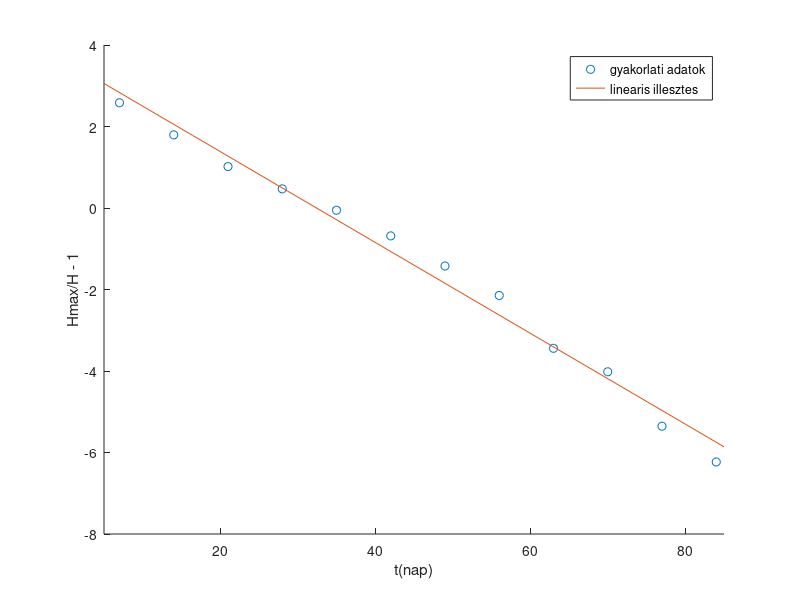
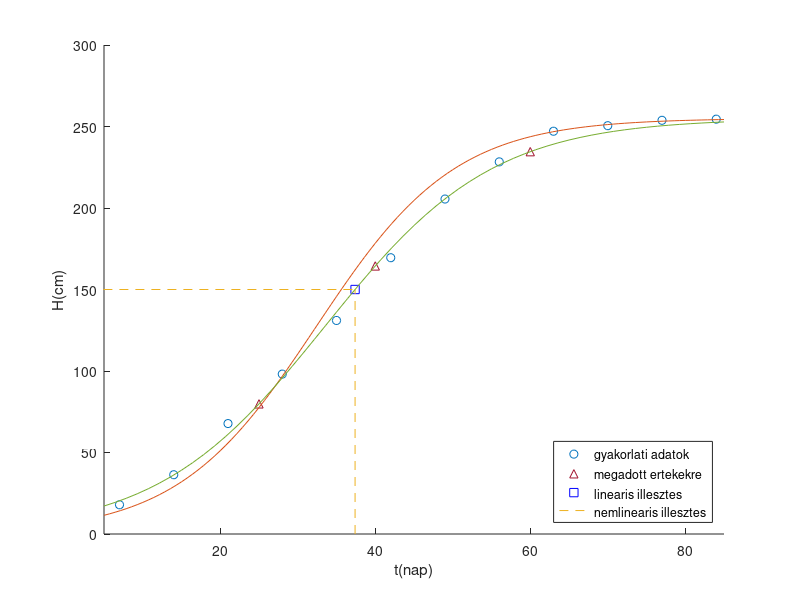

Write the MATLAB code that produced these figures, in order.
clc (), clear (), close( 'all' )

%Adatok
H = [ 17.93, 36.36, 67.76, 98.10, 131.0, 169.5, 205.5, 228.3, 247.1, 250.5, 253.8, 254.5 ];
t = 7:7:84; %nap
Hmax = 255; %cm
y = log( Hmax ./ H - 1 );
t_intv = [5,85];
t1 = [25, 40, 60];

%Megoldas - Linearis
eredm_lin = polyfit( t, y, 1);
B_lin = - eredm_lin(1);
A_lin = exp(eredm_lin(2));


%Megoldas - Nemlinearis
fgv_H_lsqcf = @ (alfa, T) Hmax ./(1 + alfa(1) * exp(-alfa(2)*T));
kezd_ertk = [ 50, 1 ];
eredm_nlin = lsqcurvefit( fgv_H_lsqcf, kezd_ertk, t, H );
A_nlin = eredm_nlin(1);
B_nlin = eredm_nlin(2);

%Fuggveny
fgv_nap = @ (T) -B_lin * T + log(A_lin);
fgv_H_lin = @ (T) Hmax ./(1 + A_lin * exp(-B_lin*T));
fgv_H_nlin = @ (T) Hmax ./(1 + A_nlin * exp(-B_nlin*T));

%Szamitasok
H1 = fgv_H_nlin(t1);
H2 = 150; %cm
t2 = (log(A_nlin)- log( Hmax/H2 - 1))./B_nlin

%Abrazolas
figure('Name', 'Egyenes illesztese');
hold('on');
plot(t, y, 'o');
fplot( fgv_nap, t_intv);
hold( 'off');
xlabel( 't(nap)'); ylabel( 'Hmax/H - 1');
legend('gyakorlati adatok', 'linearis illesztes');

figure('Name', 'Gorbe illesztese');
hold('on');
plot(t, H, 'o');
plot(t1, H1, '^', 'Color', "#A2142F");
plot(t2, H2, 'sb');
plot([0,t2 ], [H2, H2 ], '--', 'Color', "#EDB120");
plot([t2,t2 ], [0, H2 ], '--', 'Color', "#EDB120");
fplot( fgv_H_lin, t_intv, 'Color', "#D95319");
fplot( fgv_H_nlin, t_intv, 'Color', "#77AC30");
hold( 'off');
xlabel( 't(nap)'); ylabel( 'H(cm)');
legend('gyakorlati adatok', 'megadott ertekekre ','linearis illesztes', 'nemlinearis illesztes', 'Location', 'southeast');




